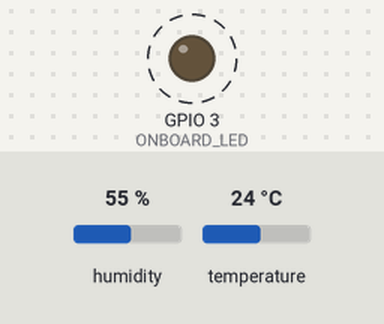
Simulated run of this sketch. Board: ESP8266 (NodeMCU). On the bench: output pins drawn as LEDs (lit = HIGH). Dashed ring = blinking. Inputs (shaded band) come from the test bench; at power-on: humidity 55 %, temperature 24 °C. WiFi joins after 1.5 s; servers stay silent unless stated; what the sketch prints to the serial monitor is not drawn.

Above: at 2.3 s.
Timing chart, 0 to 4.8 s (numbered marks = the images above):
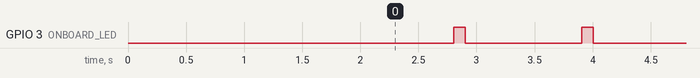

The sketch:

ESP8266_DHT11_Standalone.ino
```cpp
// (licence header left out)
/* Comment this out to disable prints and save space */
/* #define BLYNK_PRINT Serial */


#include <ESP8266WiFi.h>
#include <BlynkSimpleEsp8266.h>
#include <DHT.h>

//// Use Blynk Static Provisioning since only expect 4 devices for my home micro weather station
// Auth Token for device 'Sta-1' : e5rGLloeOHCGjNomaR0KNbfHXSY1fVap
// Auth Token for device 'Sta-2' : a34l0ByU7ZeeQOrFla5lfbGqewr6mZI_
// Auth Token for device 'Sta-3' : CMg96HTDs7uTqv3LD6lmTSndMsIDCWgn
// Auth Token for device 'Sta-4' : L155ijUo03vRHYH1oasS3i-LYe0hCmcP

#define AUTH_STA1 "e5rGLloeOHCGjNomaR0KNbfHXSY1fVap"
#define AUTH_STA2 "a34l0ByU7ZeeQOrFla5lfbGqewr6mZI_"
#define AUTH_STA3 "CMg96HTDs7uTqv3LD6lmTSndMsIDCWgn"
#define AUTH_STA4 "L155ijUo03vRHYH1oasS3i-LYe0hCmcP"

char auth[] = AUTH_STA1;

// Use IOT Wifi Guest SSID on Asus

char ssid[] = "Oaks-IOT";
char pass[] = "acornnetwork";

#define DHTPIN 2          // ESP01S-DHT11 shield uses GPIO2 for sensor data
#define ONBOARD_LED  3

// Uncomment whatever type you're using!
#define DHTTYPE DHT11     // DHT 11
//#define DHTTYPE DHT22   // DHT 22, AM2302, AM2321
//#define DHTTYPE DHT21   // DHT 21, AM2301

// Initialize DHT sensor
DHT dht(DHTPIN, DHTTYPE);

BlynkTimer timer;

// This function sends Arduino's up time every second to Virtual Pin (5).
// In the app, Widget's reading frequency should be set to PUSH. This means
// that you define how often to send data to Blynk App.
void sendSensor()
{
  float h = dht.readHumidity();
  float t = dht.readTemperature(); // or dht.readTemperature(true) for Fahrenheit

  if (isnan(h) || isnan(t)) {
    Serial.println("Failed to read from DHT sensor!");
    return;
  }

  Serial.print("H: ");
  Serial.println(h);
  Serial.print("T: ");
  Serial.println(t);

  // You can send any value at any time.
  // Please don't send more that 10 values per second.
  Blynk.virtualWrite(V5, h);
  Blynk.virtualWrite(V6, t);
}

void setup()
{
  // Debug console
  Serial.begin(9600);

  pinMode(ONBOARD_LED,OUTPUT);

  Blynk.begin(auth, ssid, pass);
  // You can also specify server:
  //Blynk.begin(auth, ssid, pass, "blynk-cloud.com", 80);
  //Blynk.begin(auth, ssid, pass, IPAddress(192,168,1,100), 8080);

  dht.begin();

  // Setup a function to be called every 10 seconds
  timer.setInterval(10000L, sendSensor);
}

void loop()
{
  Blynk.run();
  timer.run();

  delay(1000);
  digitalWrite(ONBOARD_LED,HIGH);
  delay(100);
  digitalWrite(ONBOARD_LED,LOW);
}
```

Measured:
- by itself, GPIO 3 (ONBOARD_LED): alternates HIGH for 0.10 s and LOW for 1.0 s
